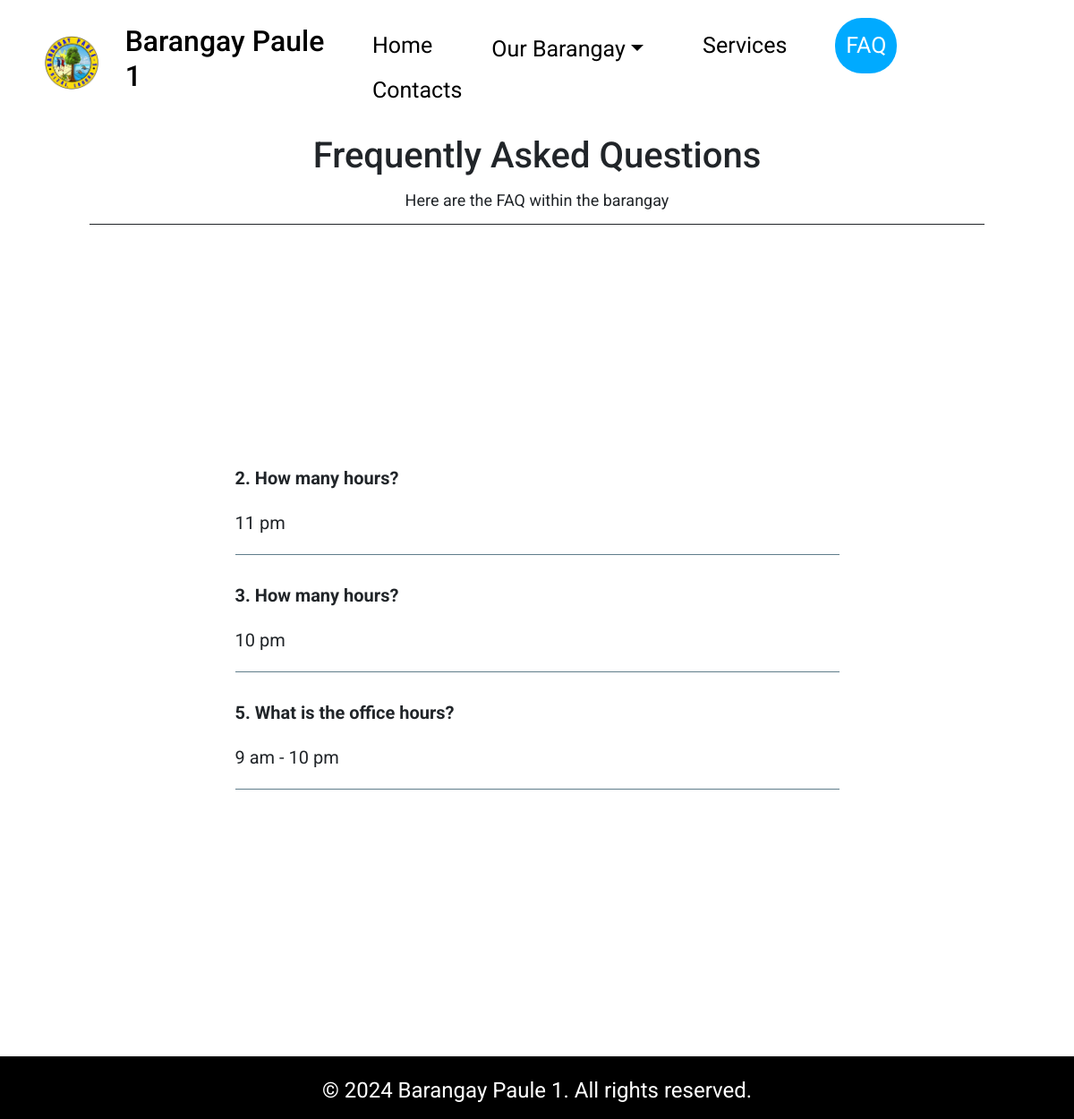
/FAQ.php, run on the app's committed database.
### tables this page shows
CREATE TABLE `faq` (
  `id` int(6) UNSIGNED NOT NULL,
  `question` varchar(255) NOT NULL,
  `answer` varchar(255) NOT NULL,
  `date` date DEFAULT NULL
);

### FAQ.php (the view, shortened to what this page needs)
<!DOCTYPE html>
<html lang="en">
<head>
    <link rel="stylesheet" href="FAQ.css">
    <link href="https://cdn.jsdelivr.net/npm/bootstrap@5.3.0-alpha1/dist/css/bootstrap.min.css" rel="stylesheet">
    <link href="https://cdn.jsdelivr.net/npm/bootstrap-icons/font/bootstrap-icons.css" rel="stylesheet">
</head>
<body>
    <header class="header">
        <a href="#" class="logo">
            <img src="images/logo1.png" alt="Error Image" height="60px" width="60px"/>
            <h2>Barangay Paule 1</h2>
        </a>
        <nav class="navigation">
            <a href="index.php" style="--i:1">Home</a>
            <div class="dropdown">
                <button class="btn btn-primary dropdown-toggle" type="button" id="dropdownMenuButton" data-bs-toggle="dropdown" aria-expanded="false">
                    Our Barangay</button>
            </div>
            <a href="Certificate.php" style="--i:3">Services</a>
            <a id="faq1" href="FAQ.php" style="--i:4;color: white; background-color: #00aaff;
            padding: 12px; border-radius: 30px;">FAQ</a>
            <a href="Contact.php" style="--i:5">Contacts</a>
        </nav>
    </header>
    <section class="FAQ">
        <h3 class="h31">Frequently Asked Questions</h3>
        <p>Here are the FAQ within the barangay</p>
        <hr>
        <section class="container">
        <?php
          include 'connection.php';
          $sql = "SELECT * FROM faq";
          $result = $conn->query($sql);
          if ($result->num_rows > 0) {
              while ($row = $result->fetch_assoc()) {
                  $id = $row["id"];
                  $question = $row["question"];
                  $answer = $row["answer"];
                  ?>
                  <div class="faq-item">
                  <div class="question"><?php echo $id . ". " . $question; ?></div>
                  <div class="answer"><?php echo $answer; ?></div>
                  </div>
                  <?php
              }
          } else {
              echo "No FAQs found";
          }
        ?>
    </section>
    </section>
    <footer>
      <p>&copy; 2024 Barangay Paule 1. All rights reserved.</p>
    </footer>
</body>
</html>

### FAQ.css (style rules this page uses)
* { margin: 0; padding: 0; box-sizing: border-box; font-family: 'Roboto', sans-serif; }
body { color: #ededed; background-size: cover; }
.header { position: fixed; top: 0; left: 0; z-index: 100; width: 100%; display: flex; background: rgba(255, 255, 255, 0.9); align-items: center; padding: 20px; justify-content: space-between; transition: backdrop-filter 0.3s ease; backdrop-filter: blur(0px); }
.logo { display: flex; align-items: center; text-decoration: none; color: black; font-weight: 600; font-size: 25px; cursor: default; opacity: 0; animation: slideRight 1s ease forwards; }
.logo img { margin-left: 30px; }
.logo h2 { margin-left: 30px; }
.navigation { margin-right: 25px; }
.navigation a { display: inline-block; color: #000; font-size: 25px; margin-left: 35px; font-weight: 400; text-decoration: none; transition: 0.5s; opacity: 0; margin-right: 15px; animation: slideTop .5s ease forwards; animation-delay: calc(.2s * var(--i)); }
.dropdown { position: relative; display: inline-block; }
.dropdown button { display: inline-block; color: #000; font-size: 25px; margin-left: 35px; font-weight: 400; text-decoration: none; transition: 0.5s; opacity: 1; margin-right: 15px; animation: slideTop .5s ease forwards; animation-delay: calc(.2s * var(--i)); background-color: transparent; border: none; cursor: pointer; }
.FAQ { width: 95%; height: 60vh; position: relative; justify-content: center; background-size: cover; background-position: center; display: flex; padding: 70px 10% 0px; align-items: center; background-color: #fff; border-radius: 20px; margin: 0 auto; text-align: center; flex-direction: column; margin-top: 100px; }
.h31 { font-size: 40px; margin: 0 auto; margin-bottom: 20px; opacity: 0; animation: slideRight 1s ease forwards; position: absolute; top: 50px; transform: translateX(-50%); text-align: center; justify-content: center; }
.FAQ p { width: 500px; margin: 0 auto; margin-bottom: 20px; opacity: 0; animation: slideRight 1s ease forwards; position: absolute; top: 110px; transform: translateX(-50%); text-align: center; font-size: 18px; }
.FAQ hr { width: 1000px; margin: 0 auto; margin-bottom: 20px; opacity: 0; animation: slideRight 1s ease forwards; position: absolute; top: 150px; transform: translateX(-50%); text-align: center; font-weight: bold; }
.container { width: 95%; height: 40vh; position: relative; justify-content: center; background-size: cover; background-position: center; display: flex; padding: 70px 10% 0px; align-items: center; border-radius: 20px; margin: 0 auto; text-align: center; flex-direction: column; margin-top: 550px; }
.faq-item { width: 100%; text-align: left; border-bottom: 1px solid #607d8b; display: block; clear: both; margin-top: 30px; }
.question { font-weight: bold; width: 100%; text-align: justify; height: 40px; font-size: 20px; }
.answer { width: 100%; font-size: 20px; text-align: justify; margin-top: 10px; line-height: 30px; margin-bottom: 20px; }
footer { background-color: black; color: white; text-align: center; padding: 20px; width: 100%; font-size: 24px; opacity: 0; animation: slideTop .5s ease forwards; height: 70px; margin-top: 600px; }

### FAQ.php (style rules this page uses)
.container { width: 95%; height: 40vh; position: relative; justify-content: center; background-size: cover; background-position: center; display: flex; padding: 70px 10% 0px; align-items: center; border-radius: 20px; margin: 0 auto; text-align: center; flex-direction: column; margin-top: 550px; }

### data on the page
faq: id "2", question "How many hours?", answer "11 pm"
faq: id "3", question "How many hours?", answer "10 pm"
faq: id "5", question "What is the office hours?", answer "9 am - 10 pm"
